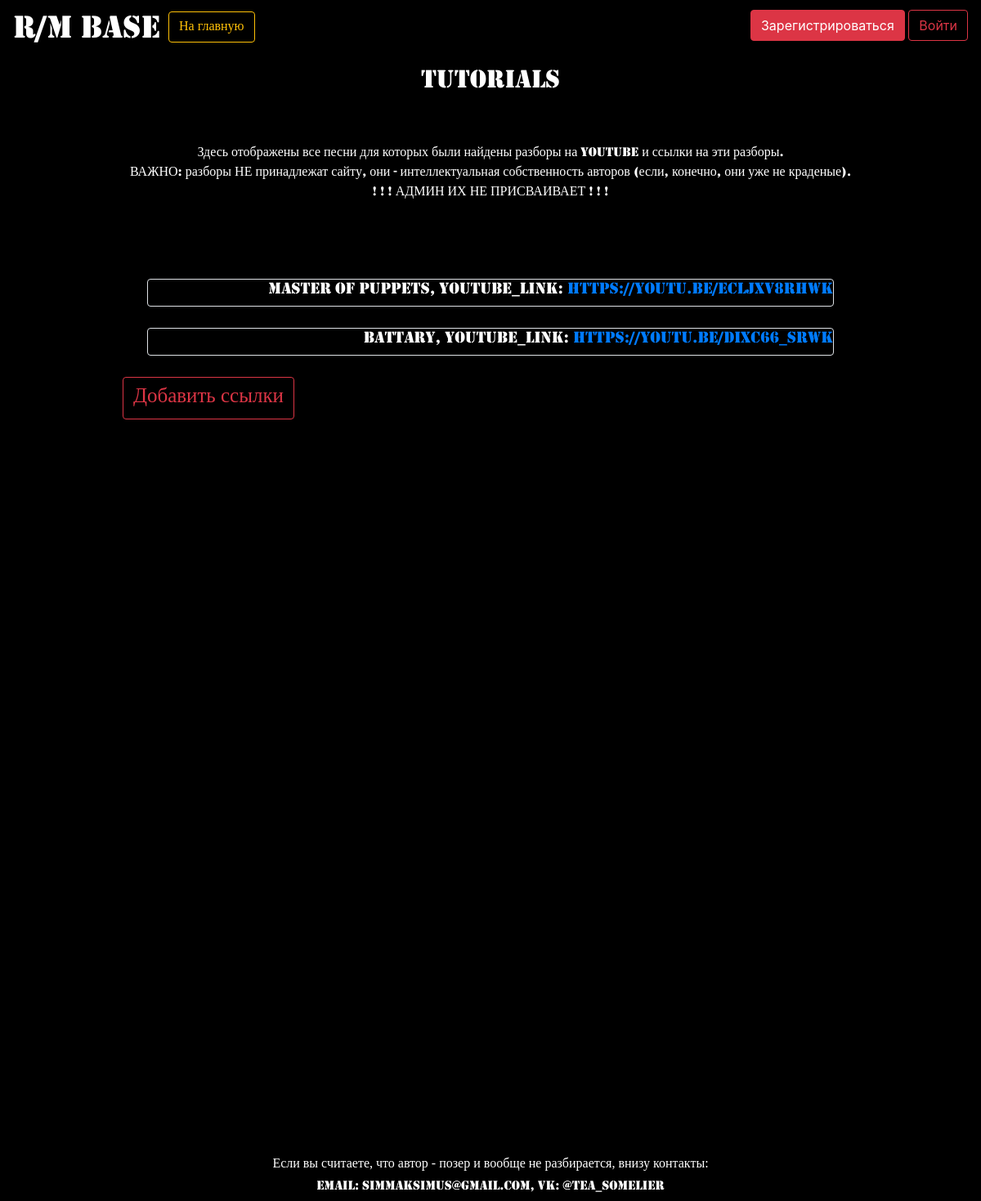
The page /tutorials on the database its author committed.
### data/songs.py (models this page shows)
class Song(SqlAlchemyBase, SerializerMixin):
    __tablename__ = 'songs'
    id = sqlalchemy.Column(sqlalchemy.Integer,
                           primary_key=True, autoincrement=True)
    name = sqlalchemy.Column(sqlalchemy.String, nullable=True)
    album_id = sqlalchemy.Column(sqlalchemy.Integer,
                                 sqlalchemy.ForeignKey("albums.id"))
    tutor = sqlalchemy.Column(sqlalchemy.String, default="None")
    album = orm.relationship('Album')

### main.py (the view)
@app.route("/tutorials")
@app.route("/tutorials/<add_tutors>", methods=['GET', 'POST'])
def tutor_list(add_tutors=False):
    db_sess = db_session.create_session()
    if add_tutors and current_user.is_authenticated:
        if current_user.is_admin:
            form = TutorsForm()
            if form.is_submitted():
                res = db_sess.query(Song).all()
                for i in range(len(res)):
                    res[i].tutor = form.songs.entries[i].form.url.data
                    db_sess.commit()
                return redirect('/tutorials')
            else:
                sungs = [s for s in db_sess.query(Song).all()]
                for i in range(len(sungs)):
                    form.songs.append_entry()
                    form.songs.entries[i].form.name = sungs[i].name
                    form.songs.entries[i].form.url.data = sungs[i].tutor
            return render_template("tutorials.html", form=form)
    else:
        authors = [song for song in db_sess.query(Song).filter(Song.tutor != 'None')]
        return render_template("tutorials.html", songs=authors)

### data/db_session.py (called while the page is built)
def create_session() -> Session:
    global __factory
    return __factory()

### templates/tutorials.html (shortened to what this page needs)
{% extends "base.html" %}
{% block content %}
<link rel="stylesheet" type="text/css" href="/static/css/style.css" />
<h2 style="text-align: center;"><span style="font-family: METAL;">Tutorials</span></h2><br>
<br>
{% if form and current_user.is_admin %}
<form enctype="multipart/form-data" action="" method="post" style="text-align: right; padding-left: 100px; padding-right: 100px; font-family: METAL;">
    <p>{{ form.submit(type="submit", class="btn btn-outline-danger") }}</p>
        <div>{{ message }}</div>
    {{ form.hidden_tag() }}
    {% for song in form.songs %}
    <h4>{{ song.form.name.label }} {{ song.form.name }} --- {{ song.form.url.label }} {{ song.form.url }}</h4><br>
    {% endfor %}
    <p>{{ form.submit(type="submit", class="btn btn-outline-danger") }}</p>
        <div>{{ message }}</div>
</form>
{% else %}
<body><span style="font-family: METAL; both">
    <p style="text-align: center;">Здесь отображены все песни для которых были найдены разборы на YouTube и ссылки на эти разборы.<br>
        ВАЖНО: разборы НЕ принадлежат сайту, они - интеллектуальная собственность авторов (если, конечно, они уже не краденые).<br>
        ! ! ! АДМИН ИХ НЕ ПРИСВАИВАЕТ ! ! !</p>
    <br><br><br>
    {% for item in songs %}
    <div class="col-md6 border rounded both">
        <h5>{{item.name}}, youtube_link: <a href="{{item.tutor}}">{{item.tutor}}</a> </h5>
    </div>
    <br>
    {% endfor %}
    <a class="btn btn-outline-danger rightbutton" href="/tutorials/add_tutors">Добавить ссылки</a>
</span>
</body>
{% endif %}
{% endblock %}

### templates/tutorials.html (style rules this page uses)
.both { margin-left:15%; margin-right:15%; }
.rightbutton { margin-right:70%; font-size:25px; }

### rows shown on the page
Song: name "Master of Puppets", tutor "https://youtu.be/EcLJXV8rhWk"
Song: name "Battary", tutor "https://youtu.be/DiXc66_sRWk"
